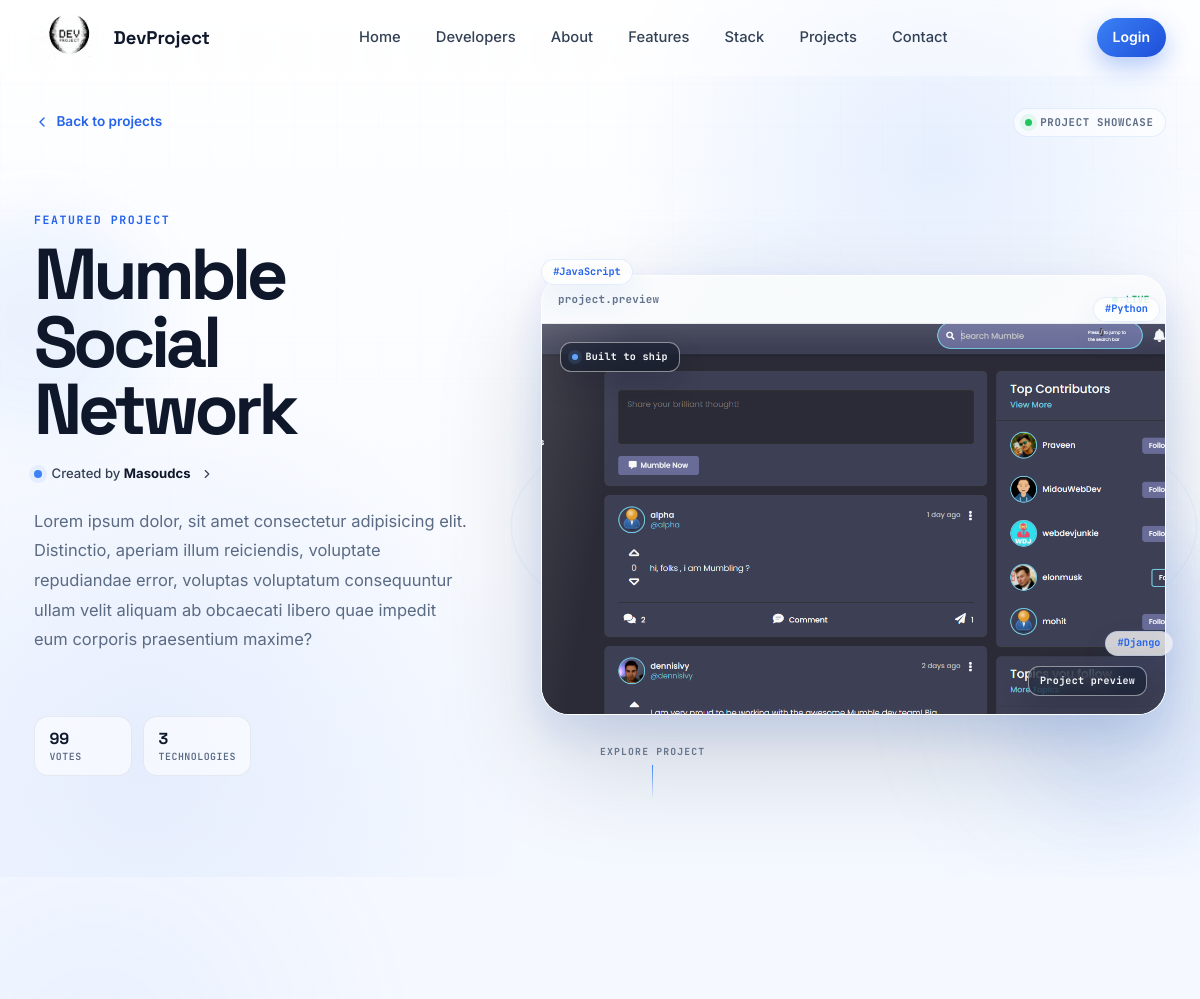
Page /projects/project/64ce6f29-b9a5-4c19-a4ef-508946ac14fe/ (upper part) on the earlier database version.
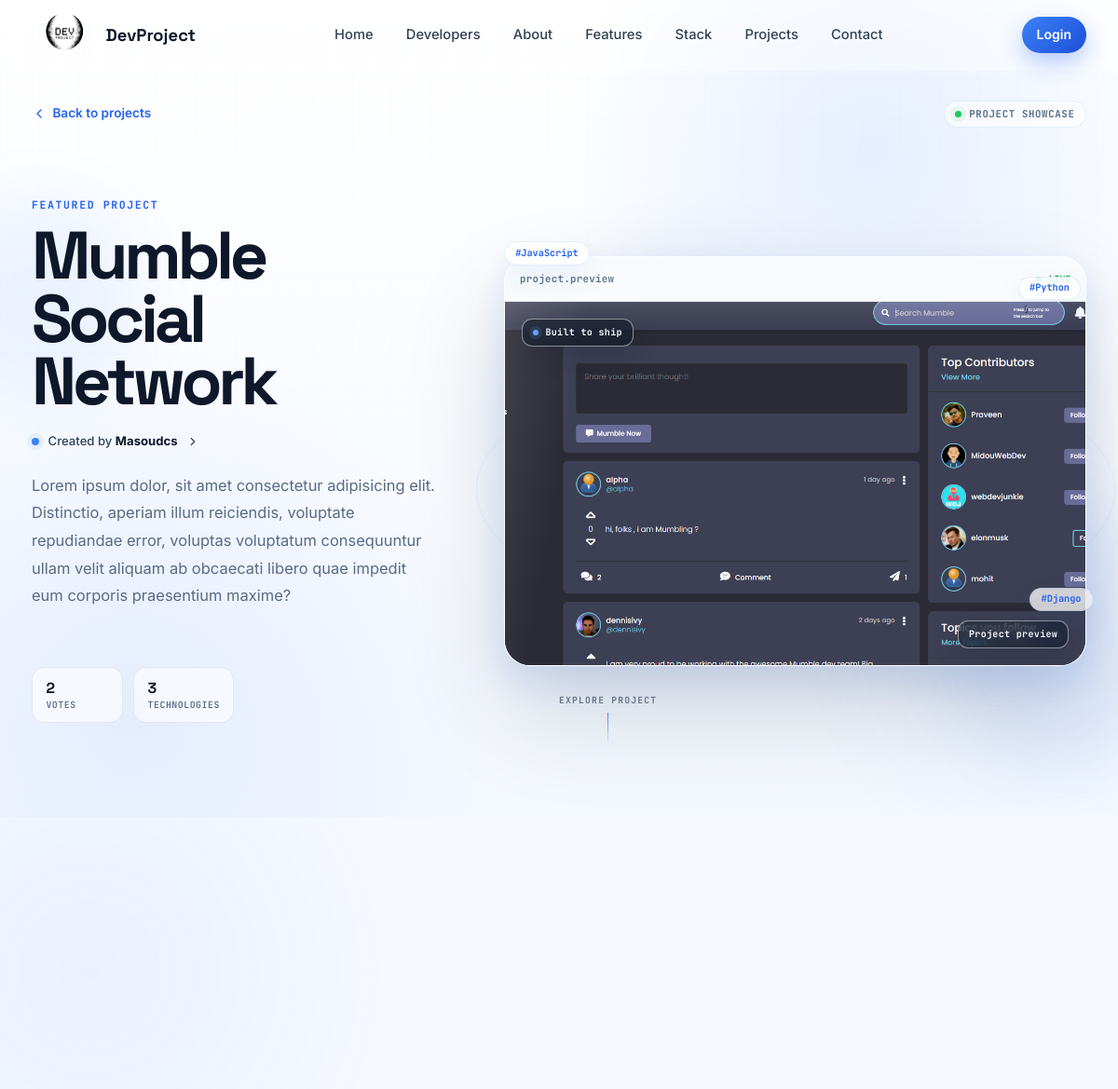
Same page on the later database version.
### projects/models.py (models this page shows, shortened)
class Project(models.Model):
    owner = models.ForeignKey(profile, null=True, blank=True, on_delete = models.SET_NULL)
    title = models.CharField (max_length=200)
    description = models.TextField (null=True, blank=True) #null is for db and blank is for usert to be empty
    demo_link = models.TextField (max_length=2000, null=True, blank=True)
    featured_image = models.ImageField(blank=True, null=True, default='default.jpg') # add image if its not uploaded shows default image
    tags = models.ManyToManyField (tag, blank=True)   # many to many relationship with tag
    vote_total = models.IntegerField (default= 0, null=True, blank=True)
    vote_ratio = models.IntegerField (default= 0, null=True, blank=True)
    source_link = models.TextField (max_length=2000, null=True, blank=True)
    created = models.DateTimeField (auto_now_add=True)
    id = models.UUIDField (default=uuid.uuid4, unique=True, primary_key=True, editable=False)

class tag (models.Model):
    name = models.CharField(max_length=200)
    created = models.DateTimeField(auto_now_add=True)
    id = models.UUIDField(default=uuid.uuid4, unique=True, primary_key=True, editable=False)
    def __str__(self):
        return self.name

### users/models.py (models this page shows)
class profile(models.Model):
    user = models.OneToOneField(User, on_delete=models.CASCADE, null=True, blank=True) # cascade means anytime user deleted profile will deletes too.
    name = models.CharField(max_length=200, null=True, blank=True)
    location = models.CharField(max_length=200, null=True, blank=True)
    username = models.CharField(max_length=200, null=True, blank=True)
    email = models.EmailField(max_length=200, null=True, blank=True)
    short_intro = models.CharField(max_length=200, null=True, blank=True)
    bio = models.TextField(null=True, blank=True)
    profile_image = models.ImageField(null=True, blank=True, upload_to='profiles/', default='profiles/default_profile.jpg')
    social_github = models.CharField(max_length=200, null=True, blank=True)
    social_linkedin = models.CharField(max_length=200, null=True, blank=True)
    social_telegram = models.CharField(max_length=200, null=True, blank=True)
    social_whatsapp = models.CharField(max_length=200, null=True, blank=True)
    social_youtube = models.CharField(max_length=200, null=True, blank=True)
    social_website = models.CharField(max_length=200, null=True, blank=True)
    created = models.DateTimeField(auto_now_add=True)
    id = models.UUIDField(default=uuid.uuid4, unique=True, primary_key=True, editable=False)
    def __str__(self):
        return str(self.username)

### projects/views.py (the view, shortened to what this page needs)
# urls.py: path('project/<str:pk>/',views.project, name="project"), #string named pk
def project(request, pk):
    projectObj = get_object_or_404(Project, id=pk)
    tags = projectObj.tags.all()
    reviews = projectObj.reviews.all().order_by('-created')
    user_review = None
    if request.user.is_authenticated:
        user_review = reviews.filter(owner=request.user.profile).first()
    form = ReviewForm()
    context = {
        'projectlist': projectObj,
        'tags': tags,
        'reviews': reviews,
        'user_review': user_review,
        'form': form,
    }
    return render(request, 'projects/single-project.html', context)

### projects/templates/projects/single-project.html (shortened to what this page needs)
{% extends 'main.html' %}
{% block content %}
<section class="project-cinema" data-project-cinema>
  <div class="project-cinema__glow project-cinema__glow--one"></div>
  <div class="section-inner">
    <div class="project-cinema__topbar">
      <a href="{% url 'projects' %}" class="back-link project-cinema__back">
        <svg viewBox="0 0 24 24" aria-hidden="true">
          <path d="M15 6 9 12l6 6" />
        </svg>
        Back to projects
      </a>
      <span class="project-cinema__status">
        <span class="project-cinema__status-dot"></span>
        Project showcase
      </span>
    </div>
    <div class="project-cinema__layout">
      <div class="project-cinema__copy">
        <p class="project-cinema__eyebrow">Featured project</p>
        <h1 class="project-cinema__title">
          {{ projectlist.title }}
        </h1>
        {% if projectlist.owner %}
        <a href="{% url 'userProfile' projectlist.owner.id %}" class="project-cinema__owner">
          <span class="project-cinema__owner-dot"></span>
          <span>Created by <strong>{{ projectlist.owner }}</strong></span>
          <svg viewBox="0 0 24 24" aria-hidden="true">
            <path d="m9 18 6-6-6-6" />
          </svg>
        </a>
        {% endif %}
        <p class="project-cinema__description">
          {{ projectlist.description|truncatewords:42 }}
        </p>
        <div class="project-cinema__stats">
          <div class="project-cinema__stat">
            <span class="project-cinema__stat-value">{{ projectlist.vote_total|default:0 }}</span>
            <span class="project-cinema__stat-label">Votes</span>
          </div>
          <div class="project-cinema__stat">
            <span class="project-cinema__stat-value">{{ tags|length }}</span>
            <span class="project-cinema__stat-label">Technologies</span>
          </div>
        </div>
      </div>
      <div class="project-cinema__stage" data-project-tilt>
        <div class="project-cinema__frame">
          <div class="project-cinema__frame-bar">
            <span class="project-cinema__frame-title">project.preview</span>
            <span class="project-cinema__frame-live">
              <span></span>
              live
            </span>
          </div>
          <div class="project-cinema__image-wrap">
            {% if projectlist.featured_image %}
            <img
              src="{{ projectlist.featured_image.url }}"
              alt="{{ projectlist.title }} preview"
              class="project-cinema__image"
            />
            {% else %}
            <img
              src="https://placehold.co/1200x760/0F172A/EFF6FF?text={{ projectlist.title|urlencode }}"
              alt="Preview for {{ projectlist.title }}"
              class="project-cinema__image"
            />
            {% endif %}
            <div class="project-cinema__badge project-cinema__badge--top">
              <span class="project-cinema__badge-dot"></span>
              Built to ship
            </div>
            <div class="project-cinema__badge project-cinema__badge--bottom">
              {% if projectlist.created_at %}
              {{ projectlist.created_at|date:"F j, Y" }}
              {% else %}
              Project preview
              {% endif %}
            </div>
          </div>
        </div>
        {% if tags %}
        <div class="project-cinema__tag-cloud">
          {% for tag in tags|slice:":6" %}
          <a href="{% url 'projects' %}?tag={{ tag }}" class="project-cinema__tag">
            #{{ tag }}
          </a>
          {% endfor %}
        </div>
        {% endif %}
      </div>
    </div>
    <div class="project-cinema__scroll">
      <span>Explore project</span>
    </div>
  </div>
</section>
<section class="section project-story" id="project-details">
  <div class="section-inner">
    <div class="project-story__layout">
      <div class="project-story__main">
      </div>
      <aside class="project-story__aside">
      </aside>
    </div>
  </div>
</section>
{% endblock content %}

### templates/main.html (shortened to what this page needs)
<!doctype html>
{% load static %}
<html lang="en">
  <head>
    <link
      rel="stylesheet"
      type="text/css"
      media="screen"
      href='{% static "styles/main.css" %}'
    />
  </head>
  <body>
    {%include 'navbar.html'%}
    <main id="main">
      {% block content %}
      {% endblock content %}
    </main>
  </body>
</html>

### templates/navbar.html (shortened to what this page needs)
{% load static %}
<header class="nav" id="siteNav">
  <div class="nav__inner">
    <a href="{% url 'projects' %}" class="nav__brand">
      <img
        src="{% static 'images/Logo.png' %}"
        alt="DevProject logo"
        id="logo"
      />
      DevProject
    </a>
    <nav class="nav__links" id="navLinks" aria-label="Primary">
      <a href="{% url 'projects' %}" class="nav__link {% if page == 'projects' %}active{% endif %}">Home</a>
      <a href="{% url 'profiles' %}" class="nav__link ">Developers</a>
      <a href="{% url 'projects' %}#about" class="nav__link">About</a>
      <a href="{% url 'projects' %}#features" class="nav__link">Features</a>
      <a href="{% url 'projects' %}#stack" class="nav__link">Stack</a>
      <a href="{% url 'projects' %}#projectss" class="nav__link">Projects</a>
      <a href="{% url 'projects' %}#contact" class="nav__link">Contact</a>
    </nav>
    {% if request.user.is_authenticated %}
    <div class="nav__actions">
      <a href="{% url 'account' %}" class="btn btn--primary btn--sm"
        >Account</a
      >
      <a href="{% url 'logout' %}" class="btn btn--ghost btn--sm"
        >Logout</a
      >
      <button
        class="nav__toggle"
        id="navToggle"
        aria-label="Toggle menu"
        aria-expanded="false"
        aria-controls="navLinks"
      >
        <span></span><span></span><span></span>
      </button>
    </div>
    {% else %}
    <div class="nav__actions">
      <a href="{% url 'login' %}" class="btn btn--primary btn--sm"
        >Login</a
      >
    </div>
    {% endif %}
  </div>
</header>

Differences in the rows shown:
changed Project "Mumble Social Network": vote_total "99" → "2"
